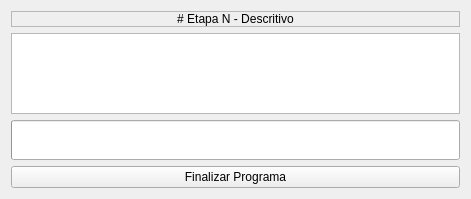
<?xml version="1.0" encoding="UTF-8"?>
<ui version="4.0">
 <class>ProgressBar</class>
 <widget class="QWidget" name="ProgressBar">
  <property name="geometry">
   <rect>
    <x>0</x>
    <y>0</y>
    <width>471</width>
    <height>199</height>
   </rect>
  </property>
  <property name="windowTitle">
   <string>Etapas</string>
  </property>
  <property name="windowIcon">
   <iconset>
    <normaloff>../icons8-delta-64.png</normaloff>../icons8-delta-64.png</iconset>
  </property>
  <layout class="QVBoxLayout" name="ProgressBar_layout">
   <item>
    <widget class="QLabel" name="titulo">
     <property name="sizePolicy">
      <sizepolicy hsizetype="Preferred" vsizetype="Minimum">
       <horstretch>0</horstretch>
       <verstretch>0</verstretch>
      </sizepolicy>
     </property>
     <property name="frameShape">
      <enum>QFrame::StyledPanel</enum>
     </property>
     <property name="frameShadow">
      <enum>QFrame::Plain</enum>
     </property>
     <property name="midLineWidth">
      <number>-1</number>
     </property>
     <property name="text">
      <string># Etapa N - Descritivo</string>
     </property>
     <property name="textFormat">
      <enum>Qt::MarkdownText</enum>
     </property>
     <property name="alignment">
      <set>Qt::AlignCenter</set>
     </property>
    </widget>
   </item>
   <item>
    <widget class="QTextEdit" name="log_text"/>
   </item>
   <item>
    <widget class="QProgressBar" name="progressBar">
     <property name="enabled">
      <bool>true</bool>
     </property>
     <property name="minimumSize">
      <size>
       <width>0</width>
       <height>40</height>
      </size>
     </property>
     <property name="mouseTracking">
      <bool>false</bool>
     </property>
     <property name="tabletTracking">
      <bool>false</bool>
     </property>
     <property name="contextMenuPolicy">
      <enum>Qt::DefaultContextMenu</enum>
     </property>
     <property name="layoutDirection">
      <enum>Qt::LeftToRight</enum>
     </property>
     <property name="autoFillBackground">
      <bool>false</bool>
     </property>
     <property name="value">
      <number>0</number>
     </property>
     <property name="alignment">
      <set>Qt::AlignCenter</set>
     </property>
     <property name="textVisible">
      <bool>false</bool>
     </property>
     <property name="orientation">
      <enum>Qt::Horizontal</enum>
     </property>
     <property name="invertedAppearance">
      <bool>false</bool>
     </property>
     <property name="format">
      <string notr="true">%p%</string>
     </property>
    </widget>
   </item>
   <item>
    <widget class="QPushButton" name="btn_close">
     <property name="enabled">
      <bool>true</bool>
     </property>
     <property name="text">
      <string>Finalizar Programa</string>
     </property>
    </widget>
   </item>
  </layout>
 </widget>
 <resources/>
 <connections/>
</ui>
